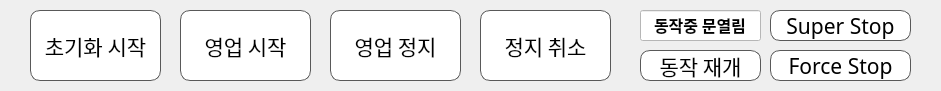
   <widget class="QFrame" name="GB_OP_CONTROL">
    <property name="geometry">
     <rect>
      <x>500</x>
      <y>10</y>
      <width>941</width>
      <height>91</height>
     </rect>
    </property>
    <property name="font">
     <font>
      <weight>75</weight>
      <italic>false</italic>
      <bold>true</bold>
     </font>
    </property>
    <property name="styleSheet">
     <string notr="true"/>
    </property>
    <widget class="QPushButton" name="BTN_DO_OPERATING">
     <property name="geometry">
      <rect>
       <x>180</x>
       <y>10</y>
       <width>131</width>
       <height>71</height>
      </rect>
     </property>
     <property name="font">
      <font>
       <family>함초롬돋움</family>
       <pointsize>16</pointsize>
       <weight>50</weight>
       <bold>false</bold>
      </font>
     </property>
     <property name="autoFillBackground">
      <bool>false</bool>
     </property>
     <property name="styleSheet">
      <string notr="true">color: rgb(0, 0, 0);
background-color: rgb(255, 255, 255);
border:1px solid #595959;
border-radius: 10px;</string>
     </property>
     <property name="text">
      <string>영업 시작</string>
     </property>
     <property name="default">
      <bool>false</bool>
     </property>
     <property name="flat">
      <bool>true</bool>
     </property>
    </widget>
    <widget class="QPushButton" name="BTN_STOP_OPERATING">
     <property name="geometry">
      <rect>
       <x>330</x>
       <y>10</y>
       <width>131</width>
       <height>71</height>
      </rect>
     </property>
     <property name="font">
      <font>
       <family>함초롬돋움</family>
       <pointsize>16</pointsize>
       <weight>50</weight>
       <bold>false</bold>
      </font>
     </property>
     <property name="autoFillBackground">
      <bool>false</bool>
     </property>
     <property name="styleSheet">
      <string notr="true">color: rgb(0, 0, 0);
background-color: rgb(255, 255, 255);
border:1px solid #595959;
border-radius: 10px;</string>
     </property>
     <property name="text">
      <string>영업 정지</string>
     </property>
     <property name="flat">
      <bool>true</bool>
     </property>
    </widget>
    <widget class="QPushButton" name="BTN_CANCEL_STOP">
     <property name="geometry">
      <rect>
       <x>480</x>
       <y>10</y>
       <width>131</width>
       <height>71</height>
      </rect>
     </property>
     <property name="font">
      <font>
       <family>함초롬돋움</family>
       <pointsize>16</pointsize>
       <weight>50</weight>
       <bold>false</bold>
      </font>
     </property>
     <property name="autoFillBackground">
      <bool>false</bool>
     </property>
     <property name="styleSheet">
      <string notr="true">color: rgb(0, 0, 0);
background-color: rgb(255, 255, 255);
border:1px solid #595959;
border-radius: 10px;</string>
     </property>
     <property name="text">
      <string>정지 취소</string>
     </property>
     <property name="flat">
      <bool>true</bool>
     </property>
    </widget>
    <widget class="QPushButton" name="BTN_SUPER_STOP">
     <property name="enabled">
      <bool>false</bool>
     </property>
     <property name="geometry">
      <rect>
       <x>770</x>
       <y>10</y>
       <width>141</width>
       <height>31</height>
      </rect>
     </property>
     <property name="font">
      <font>
       <family>함초롬돋움</family>
       <pointsize>16</pointsize>
       <weight>50</weight>
       <bold>false</bold>
      </font>
     </property>
     <property name="autoFillBackground">
      <bool>false</bool>
     </property>
     <property name="styleSheet">
      <string notr="true">color: rgb(0, 0, 0);
background-color: rgb(255, 255, 255);
border:1px solid #595959;
border-radius: 10px;</string>
     </property>
     <property name="text">
      <string>Super Stop</string>
     </property>
     <property name="flat">
      <bool>false</bool>
     </property>
    </widget>
    <widget class="QPushButton" name="BTN_FORCE_STOP">
     <property name="enabled">
      <bool>false</bool>
     </property>
     <property name="geometry">
      <rect>
       <x>770</x>
       <y>50</y>
       <width>141</width>
       <height>31</height>
      </rect>
     </property>
     <property name="font">
      <font>
       <family>함초롬돋움</family>
       <pointsize>16</pointsize>
       <weight>50</weight>
       <bold>false</bold>
      </font>
     </property>
     <property name="autoFillBackground">
      <bool>false</bool>
     </property>
     <property name="styleSheet">
      <string notr="true">color: rgb(0, 0, 0);
background-color: rgb(255, 255, 255);
border:1px solid #595959;
border-radius: 10px;</string>
     </property>
     <property name="text">
      <string>Force Stop</string>
     </property>
     <property name="flat">
      <bool>false</bool>
     </property>
    </widget>
    <widget class="QLineEdit" name="LE_PLATFORM_OPENED_WHEN_OPERATING">
     <property name="geometry">
      <rect>
       <x>640</x>
       <y>10</y>
       <width>121</width>
       <height>31</height>
      </rect>
     </property>
     <property name="font">
      <font>
       <family>함초롬돋움</family>
       <pointsize>12</pointsize>
      </font>
     </property>
     <property name="styleSheet">
      <string notr="true">color: rgb(0, 0, 0);
background-color: rgb(255, 255, 255);</string>
     </property>
     <property name="text">
      <string>동작중 문열림</string>
     </property>
     <property name="alignment">
      <set>Qt::AlignCenter</set>
     </property>
     <property name="readOnly">
      <bool>true</bool>
     </property>
    </widget>
    <widget class="QPushButton" name="BTN_RESUME">
     <property name="geometry">
      <rect>
       <x>640</x>
       <y>50</y>
       <width>121</width>
       <height>31</height>
      </rect>
     </property>
     <property name="font">
      <font>
       <family>함초롬돋움</family>
       <pointsize>16</pointsize>
       <weight>50</weight>
       <bold>false</bold>
      </font>
     </property>
     <property name="autoFillBackground">
      <bool>false</bool>
     </property>
     <property name="styleSheet">
      <string notr="true">color: rgb(0, 0, 0);
background-color: rgb(255, 255, 255);
border:1px solid #595959;
border-radius: 10px;</string>
     </property>
     <property name="text">
      <string>동작 재개</string>
     </property>
     <property name="flat">
      <bool>false</bool>
     </property>
    </widget>
    <widget class="QPushButton" name="BTN_DO_INITIALIZING">
     <property name="geometry">
      <rect>
       <x>30</x>
       <y>10</y>
       <width>131</width>
       <height>71</height>
      </rect>
     </property>
     <property name="font">
      <font>
       <family>함초롬돋움</family>
       <pointsize>16</pointsize>
       <weight>50</weight>
       <bold>false</bold>
       <kerning>true</kerning>
      </font>
     </property>
     <property name="autoFillBackground">
      <bool>false</bool>
     </property>
     <property name="styleSheet">
      <string notr="true">color: rgb(0, 0, 0);
background-color: rgb(255, 255, 255);
border:1px solid #595959;
border-radius: 10px;</string>
     </property>
     <property name="text">
      <string>초기화 시작</string>
     </property>
     <property name="autoDefault">
      <bool>false</bool>
     </property>
     <property name="default">
      <bool>false</bool>
     </property>
     <property name="flat">
      <bool>false</bool>
     </property>
    </widget>
   </widget>
